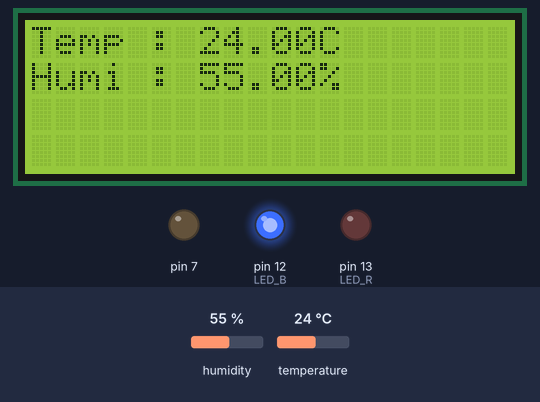
Bench run of a sketch on a simulated Arduino Uno, built with avr-gcc and run on an emulated ATmega328P. On the bench: 20×4 character LCD, output pins drawn as LEDs (lit = HIGH). The test bench sets the inputs (shaded band); at power-on: temperature 24 °C, humidity 55 %. What the sketch prints to the serial monitor is not drawn.

Above: at 1.3 s.
1.4 s: temperature set to 33 °C
At 3.4 s:
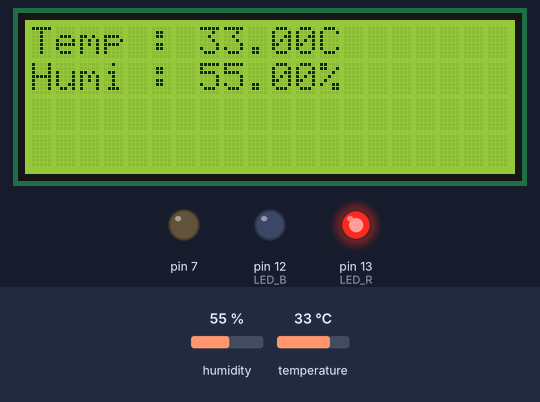
4.3 s: humidity set to 22 %
At 6.1 s:
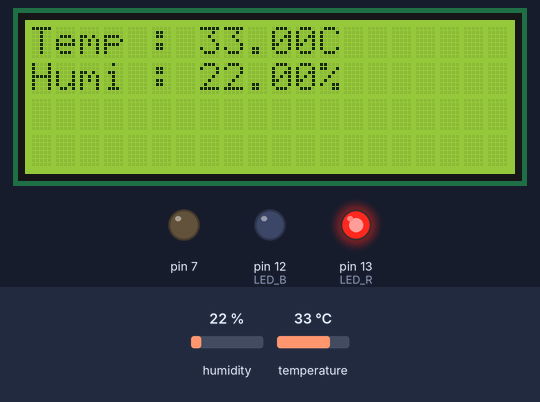
6.4 s: humidity set to 40 %
At 7.7 s:
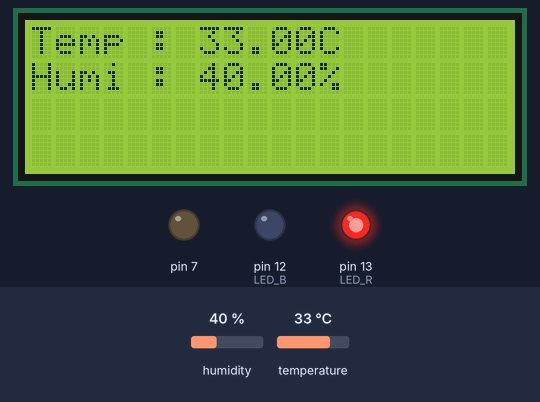
8.5 s: temperature set to 12 °C
At 10.5 s:
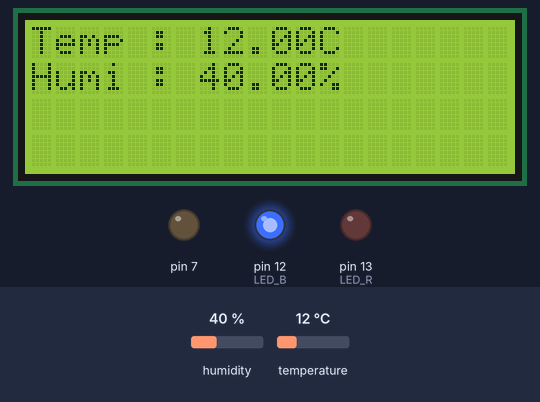
Timing chart, 0 to 11.7 s (numbered marks = the images above; inputs shaded):
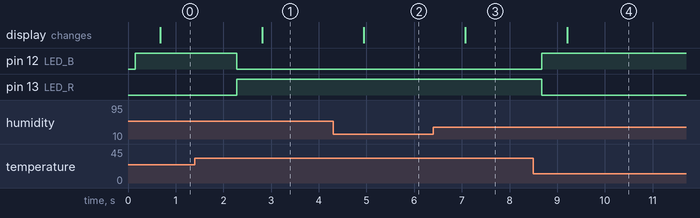

Measured:
- after the input at 1.4 s, pin 12 (LED_B): HIGH → LOW after 0.88 s; pin 13 (LED_R): LOW → HIGH after 0.88 s; the display: changes after 1.4 s (image 1)
- after the input at 4.3 s, the display: changes after 0.64 s (image 2)
- after the input at 6.4 s, the display: changes after 0.67 s (image 3)
- after the input at 8.5 s, pin 12 (LED_B): LOW → HIGH after 0.18 s; pin 13 (LED_R): HIGH → LOW after 0.18 s; the display: changes after 0.71 s (image 4)

The sketch:

ArduinoDHT11DATAtoVS.ino
```cpp
#include <DHT.h>
#define DHTPIN 8
#define DHTTYPE DHT11
DHT dht (DHTPIN, DHTTYPE);
char c;
String SerialData;

#include <Wire.h>
#include <LiquidCrystal_I2C.h>

LiquidCrystal_I2C lcd(0x27,20,4);

int LED_B = 12;
int LED_R = 13;

void setup() {
  Serial.begin(115200);
  dht.begin();
  pinMode (7, OUTPUT);
  pinMode(LED_B, OUTPUT);
  pinMode(LED_R, OUTPUT);

  digitalWrite (7, LOW);

  lcd.init();
  lcd.init();
  lcd.backlight(); // Set LCD backlight
  lcd.setCursor(0,0);
  lcd.setCursor(1,0);
}

void loop() {
  float t = dht.readTemperature();
  float h = dht.readHumidity();

  //LED Display

  if (t <= 30)
     {
       digitalWrite(LED_R, LOW);
       digitalWrite(LED_B, HIGH);
     }
  if (t >= 30)
     {
       digitalWrite(LED_R, HIGH);
       digitalWrite(LED_B, LOW);
     }

  if (isnan(h) || isnan(t))
  {return;}

  //Send data to C#
  Serial.print("@");
  Serial.print(t); Serial.print("A");
  Serial.print(h); Serial.print("B");
  Serial.print("\n");
  delay(500);

  //LED Control
  while(Serial.available()>0)
  {
    c = Serial.read();
    SerialData += c;
  }

  if(c=='#')
  {
    if(SerialData == "ON#")
    {
      digitalWrite(7, HIGH);
    }

    else if(SerialData == "OFF#")
    {
      digitalWrite(7, LOW);
    }
    c = 0;
    SerialData = "";
  }

  //LCD Display
      lcd.setCursor(0,0); // Show in line 1
      lcd.print("Temp : ");
      lcd.print(t); // Output Temperature Value
      lcd.print("C");

      lcd.setCursor(0,1); // Show in line 2
      lcd.print("Humi : ");
      lcd.print(h); // Output Humidity Value
      lcd.print("%");
}
```
